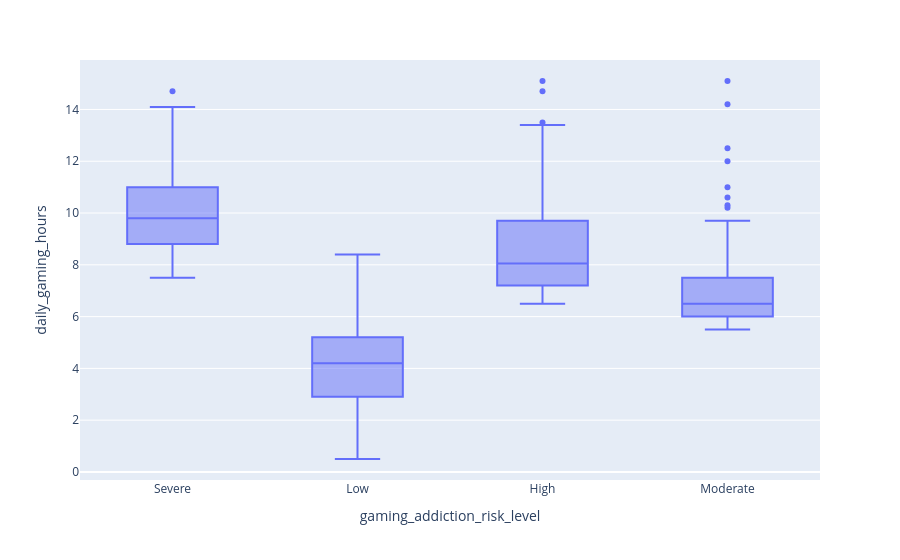

The code cell stored with this chart in its notebook:
### Code cell
px.box(df, x="gaming_addiction_risk_level", y="daily_gaming_hours")

### Figure 1 — Plotly figure (JSON) as saved in the notebook; plotly's stock layout.template omitted (floating-point values rounded to 4 significant figures; data arrays with more than 128 entries replaced by an {"elided": "..."} marker saying what was removed)
{"data": [{"alignmentgroup": "True", "hovertemplate": "gaming_addiction_risk_level=%{x}<br>daily_gaming_hours=%{y}<extra></extra>", "legendgroup": "", "marker": {"color": "#636efa"}, "name": "", "notched": false, "offsetgroup": "", "orientation": "v", "showlegend": false, "type": "box", "x": {"elided": "1000 str values"}, "x0": " ", "xaxis": "x", "y": {"elided": "1000 float values"}, "y0": " ", "yaxis": "y"}], "layout": {"boxmode": "group", "legend": {"tracegroupgap": 0}, "margin": {"t": 60}, "xaxis": {"anchor": "y", "domain": [0, 1], "title": {"text": "gaming_addiction_risk_level"}}, "yaxis": {"anchor": "x", "domain": [0, 1], "title": {"text": "daily_gaming_hours"}}}}
